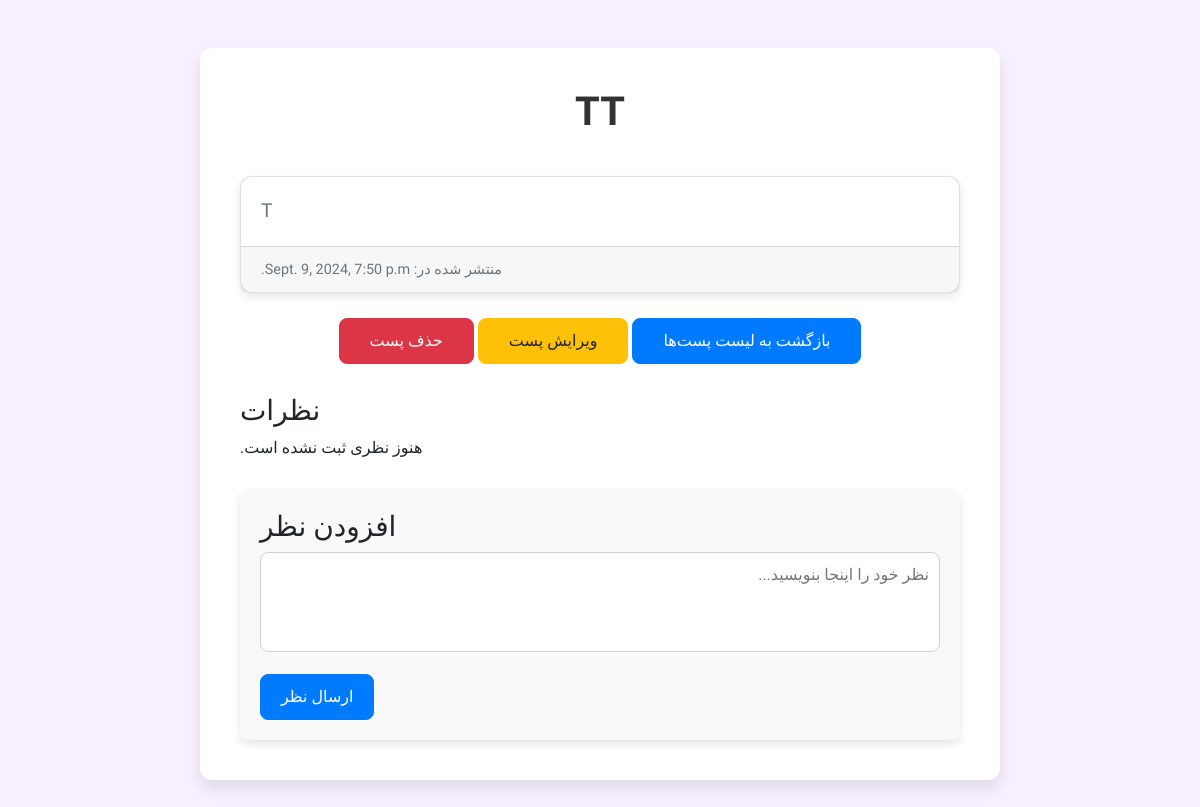
/post/1/detail/, run on an earlier commit of the app's database.
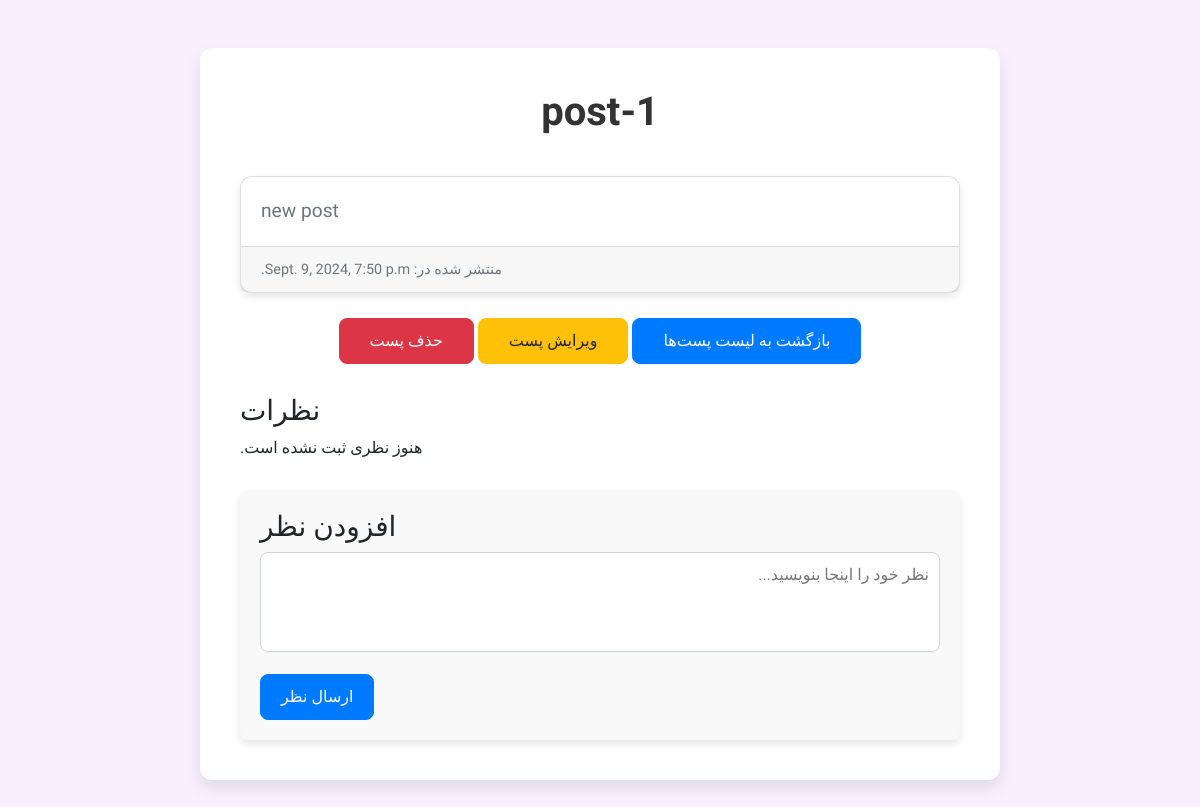
And on a later commit of the database.
### blog/models.py (models this page shows, shortened)
class Post(models.Model):
    title = models.CharField(max_length=100)
    content =models.TextField()
    author =models.ForeignKey(User, on_delete=models.CASCADE)
    created_at =models.DateTimeField(auto_now_add=True)
    updated_at =models.DateTimeField(auto_now=True)

### blog/views.py (the view)
# urls.py: path('post/<int:id>/detail/', views.post_detail, name='post_detail'),
def post_detail(request,id):
    post = get_object_or_404(Post, id=id)
    if request.method == 'POST':
        form = CommentForm(request.POST)
        if form.is_valid():
            comment = form.save(commit=False)
            comment.post = post
            comment.user = request.user
            comment.save()
            return redirect('post_detail', id=post.id)
    else:
        form = CommentForm()
    return render(request, 'post_detail.html',{'post': post})

### templates/post_detail.html (shortened to what this page needs)
<!DOCTYPE html>
<html lang="fa">
<head>
    <link rel="stylesheet" href="https://maxcdn.bootstrapcdn.com/bootstrap/4.5.2/css/bootstrap.min.css">
</head>
<body>
    <div class="container mt-5">
        <h1>{{ post.title }}</h1>
        <div class="card">
            <div class="card-body">
                <p class="card-text">{{ post.content }}</p>
            </div>
            <div class="card-footer text-muted">
                منتشر شده در: {{ post.created_at }}
            </div>
        </div>
        <div class="mt-3 text-center">
            <a href="{% url 'post_list' %}" class="btn btn-primary">بازگشت به لیست پست‌ها</a>
            <a href="{% url 'post_edit' pk=post.id %}" class="btn btn-warning">ویرایش پست</a>
            <a href="{% url 'post_delete' pk=post.id %}" class="btn btn-danger">حذف پست</a>
        </div>
        <div class="comments-section">
            <h3>نظرات</h3>
            {% for comment in post.comments.all %}
                <div class="comment">
                    <p><strong>{{ comment.user }}:</strong> {{ comment.content }}</p>
                    <p class="text-muted">ارسال شده در: {{ comment.created_at|date:"d M Y H:i" }}</p>
                </div>
            {% empty %}
                <p>هنوز نظری ثبت نشده است.</p>
            {% endfor %}
        </div>
        <div class="comment-form">
            <h3>افزودن نظر</h3>
            <form method="POST">
                <textarea name="comment" placeholder="نظر خود را اینجا بنویسید..."></textarea>
                <button type="submit" class="btn btn-primary">ارسال نظر</button>
            </form>
        </div>
    </div>
</body>
</html>

### templates/post_detail.html (style rules this page uses)
body { background-color: #f8f0ff; font-family: 'Vazirmatn', sans-serif; direction: rtl; }
.container { background-color: #ffffff; border-radius: 12px; box-shadow: 0 8px 16px rgba(0, 0, 0, 0.1); padding: 40px; max-width: 800px; margin: 40px auto; }
h1 { font-size: 2.5rem; font-weight: bold; color: #333333; text-align: center; margin-bottom: 40px; }
.card { background-color: #ffffff; border-radius: 12px; box-shadow: 0 4px 8px rgba(0, 0, 0, 0.1); margin-bottom: 25px; transition: all 0.3s ease; }
.card-body p { color: #6c757d; font-size: 1.2rem; }
.card-footer { font-size: 0.9rem; color: #999999; }
.btn { font-size: 1rem; padding: 10px 30px; border-radius: 8px; }
.btn-primary { background-color: #007bff; border-color: #007bff; }
.btn-warning { background-color: #ffc107; border-color: #ffc107; }
.btn-danger { background-color: #dc3545; border-color: #dc3545; }
.comments-section { margin-top: 30px; }
.comment-form { margin-top: 30px; padding: 20px; background-color: #f9f9f9; border-radius: 8px; box-shadow: 0 4px 8px rgba(0, 0, 0, 0.1); }
.comment-form textarea { width: 100%; height: 100px; padding: 10px; border-radius: 8px; border: 1px solid #ced4da; resize: none; margin-bottom: 15px; }
.comment-form button { font-size: 1rem; padding: 10px 20px; border-radius: 8px; }

What changed in the data, as far as the page shows it:
changed Post: title "TT" → "post-1"; content "T" → "new post"
